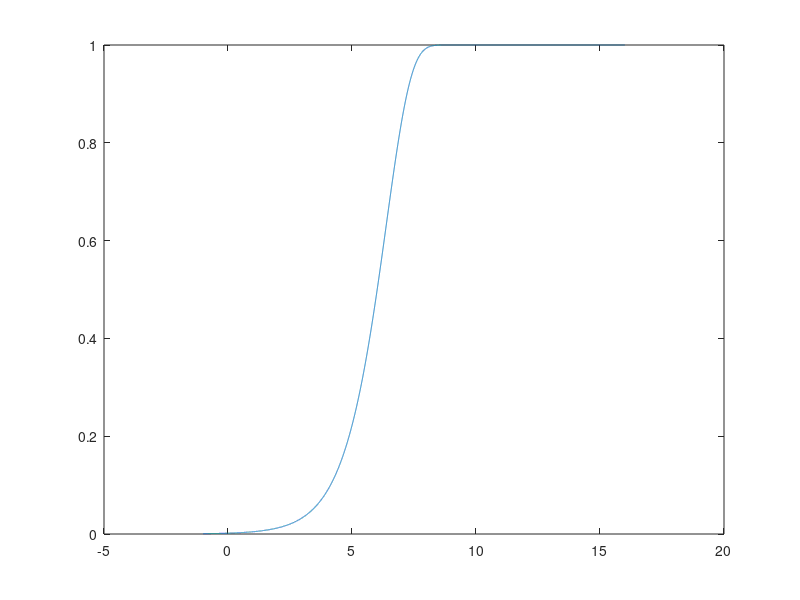

Reproduce this figure in MATLAB. (Note: this script raises an error after producing the figure.)
clear; clf;  % 清空工作区变量并关闭所有图形窗口

% 定义时间范围和函数
t = [-1:0.001:16];  % 定义时间范围 t 从 -1 到 16，步长为 0.001
f = @(t)(1 - exp(-exp(t) .* sqrt(3)/1024));  % 定义目标函数 f(t) = 1 - exp(-exp(t) * sqrt(3)/1024)

% 绘制函数图像
plot(t, f(t));  % 绘制函数 f(t) 的图像
hold on;  % 保持当前图形窗口，以便后续绘图叠加

% 计算函数在特定点的值
f(9)  % 计算 t=9 时的函数值
f(-1)  % 计算 t=-1 时的函数值

% 设置查找表参数
K1 = 6;  % 高位索引位数
K2 = 4;  % 中位索引位数
K3 = 4;  % 低位索引位数

% 调用误差分析函数生成查找表
[log2maxerror, Ptable, Ntable, maxB] = Bipartite_LUT_error_analysis(6, 4, 4, -1, 1);  % 生成 P 表和 N 表，并计算最大误差
max(log2maxerror)  % 输出最大误差的 log2 值

% 初始化近似值数组
alpha = zeros(2^(K1+K2+K3), 1);  % 初始化 alpha 数组，用于存储近似值

% 遍历所有可能的索引组合，计算近似值
for k1 = 0:2^K1-1
    for k2 = 0:2^K2-1
        for k3 = 0:2^K3-1
            % 计算当前索引对应的近似值
            alpha(k1*2^(K2+K3) + k2*2^K3 + k3 + 1) = double(Ptable(k1+1, k2+1)) + double(Ntable(k1+1, k3+1));
        end
    end    
end

% 计算输入映射
tt = ((0:2^(K1+K2+K3)-1)) / 2^(K1+K2+K3-4) - 1;  % 将索引映射到实际输入值范围

% 绘制近似值曲线
plot(tt, alpha);  % 绘制近似值曲线

% 打开文件以写入查找表数据
file_out = fopen("doubleExpLUT.txt", 'w');

% 写入文件头信息
fprintf(file_out, ['//approx func: 1 - exp(-exp(t-1) * sqrt(3)/1024) as: P_table(t) + N_table(t),\n' ...
    ', where t is UFix(4 exp, -(k1+k2+k3-4) exp), and k1=%s, k2=%s, k3=%s.\n'], num2str(K1), num2str(K2), num2str(K3));

% 写入 P 表数据
for i1 = 1:2^(K1)
    for i2 = 1:2^(K2)
        P_mantissa = Ptable(i1, i2);  % 获取 P 表当前条目的值
        fprintf(file_out, '%s\n', P_mantissa.bin);  % 将二进制值写入文件
    end
end

% 写入 N 表数据
for i1 = 1:2^(K1)
    for i3 = 1:2^(K3)
        N_mantissa = Ntable(i1, i3);  % 获取 N 表当前条目的值
        fprintf(file_out, '%s\n', N_mantissa.bin);  % 将二进制值写入文件
    end
end

% 关闭文件
fclose(file_out);

% 示例：获取 P 表和 N 表的某个条目并输出其二进制值
a = Ptable(4, 16);  % 获取 P 表中第 4 行第 16 列的值
a.bin  % 输出该值的二进制表示
a = Ntable(4, 16);  % 获取 N 表中第 4 行第 16 列的值
a.bin  % 输出该值的二进制表示

%% 子函数：Bipartite_LUT_error_analysis
function [log2maxerror, Ptable, Ntable, maxB] = Bipartite_LUT_error_analysis(k1, k2, k3, g1, g2)
    %% 准备向量化 xh, xm, xl
    xh_range = (0:1:2^k1-1);  % 高位索引范围
    xm_range = (0:1:2^k2-1);  % 中位索引范围
    xl_range = (0:1:2^k3-1);  % 低位索引范围

    %% P 表生成
    [xm, xh] = meshgrid(xm_range, xh_range);  % 生成网格点

    % 计算首尾差值以调整插值中心
    firstspread = alphamid(xh, 0, 0, k1, k2, k3) - alphamid(xh, 0, 2^(k3)-1, k1, k2, k3);
    lastspread = alphamid(xh, 2^(k2)-1, 0, k1, k2, k3) - alphamid(xh, 2^(k2)-1, 2^(k3)-1, k1, k2, k3);
    averagespread = (firstspread + lastspread) / 2;  % 计算平均差值

    % 计算当前子块的差值并调整
    spread = alphamid(xh, xm, 0, k1, k2, k3) - alphamid(xh, xm, 2^(k3)-1, k1, k2, k3);
    adjust = (averagespread - spread) / 2;  % 计算调整量
    P_table = alphamid(xh, xm, 0, k1, k2, k3) + adjust;  % 生成 P 表

    %% N 表生成
    [xl, xh] = meshgrid(xl_range, xh_range);  % 生成网格点

    % 计算首尾差值以生成 N 表
    firstdiff = -alphamid(xh, 0, 0, k1, k2, k3) + alphamid(xh, 0, xl, k1, k2, k3);
    lastdiff = -alphamid(xh, 2^(k2)-1, 0, k1, k2, k3) + alphamid(xh, 2^(k2)-1, xl, k1, k2, k3);
    N_table = (firstdiff + lastdiff) / 2;  % 生成 N 表

    %% 格式转换
    if exist('g1', 'var') && exist('g2', 'var')
        % 将 P 表和 N 表转换为定点数格式
        P_table = ufi(P_table, (k1+k2+k3+g1+1), (k1+k2+k3+g1));
        N_table = ufi(N_table, (k1+k2+k3+g2+1), (k1+k2+k3+g2));
    end

    %% 误差分析
    max_error = 0;  % 初始化最大误差
    max_t = 0;  % 初始化最大误差对应的 t 值

    for i = 1:2^k1
        %% 计算查表结果
        P_xhxm = double(P_table(i, :));  % 获取 P 表当前行的值
        N_xhxl = double(N_table(i, :));  % 获取 N 表当前行的值
        N_xhxl = N_xhxl.';  % 转置 N 表的值
        alpha = P_xhxm + N_xhxl;  % 计算近似值
        alpha = alpha(:);  % 将结果展平为列向量

        % 计算全表最大误差与对应 t 的值
        for k = 0:1
            t = ((i-1)*2^(k2+k3) : (i)*2^(k2+k3)-1) + k;
            t = double(t) / 2^(k1+k2+k3-4);  % 将索引映射到实际 t 值
            alpha_ref = 1 - exp(-exp(t-1) .* sqrt(3)/1024);  % 计算参考值
            error = abs(alpha - alpha_ref.');  % 计算误差
            [max_error_tmp, max_t_tmp] = max(error);  % 寻找当前分块中最大误差与对应 t 值
            if max_error_tmp > max_error  % 更新全局最大误差与对应 t 值
                max_error = max_error_tmp;
                max_t = max_t_tmp + (i-1)*2^(k2+k3);
            end
        end
    end

    % 返回最大误差与对应 t 值
    log2maxerror = log2(max_error);  % 最大误差的 log2 值
    maxB = ufi((1+(max_t-1)*2^(-k1-k2-k3)), (k1+k2+k3+1), (k1+k2+k3));  % 最大误差对应的 t 值

    % 返回 P 表和 N 表
    Ptable = P_table;
    Ntable = N_table;
end

%% 子函数：计算中点原函数值
function alpha_mid = alphamid(xh, xm, xl, k1, k2, k3)
    % 计算当前子块的中点 t 值
    t_mid = xh*2^(4-k1) + xm*2^(4-k1-k2) + xl*2^(4-k1-k2-k3) + 1*2^(4-k1-k2-k3-1);
    % 计算中点对应的函数值
    alpha_mid = 1 - exp(-exp(t_mid-1) .* sqrt(3)/1024);
end
